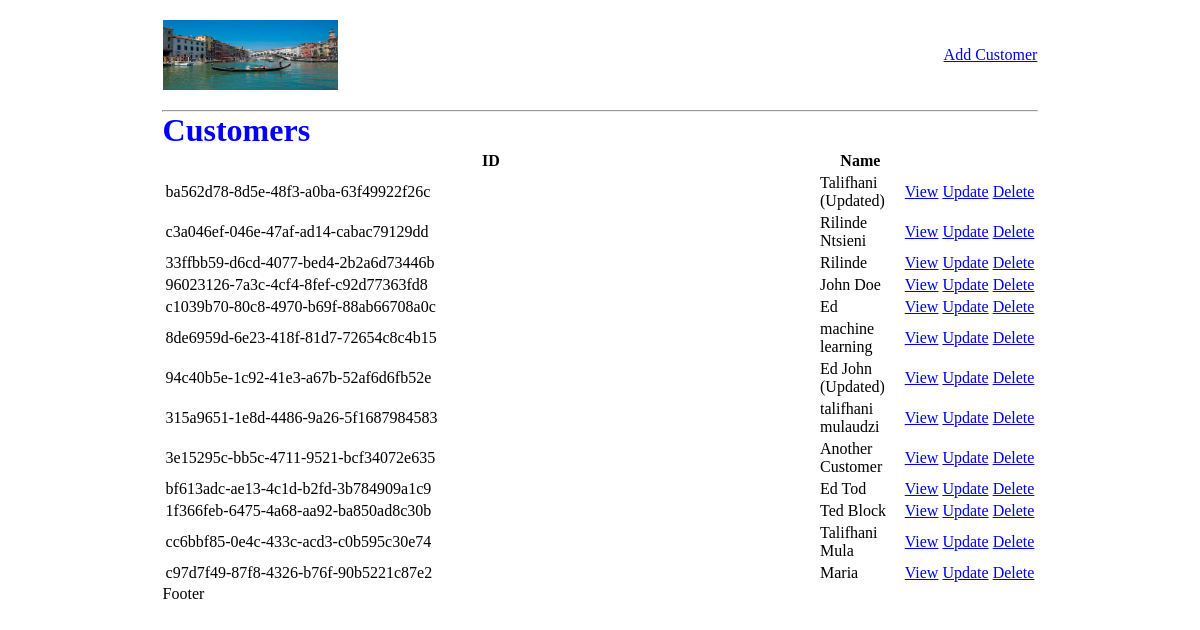
/customers/, run on an earlier commit of the app's database.
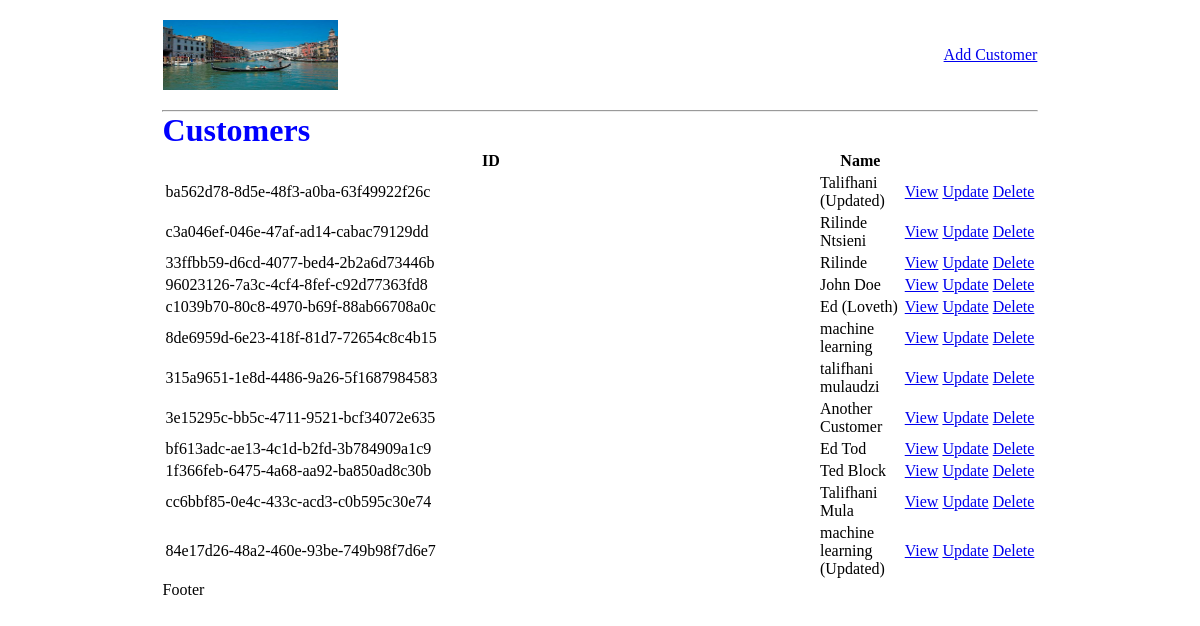
And on a later commit of the database.
### timetestapp/models.py (models this page shows, shortened)
class Customer(models.Model):
    id = models.UUIDField(primary_key=True, editable=False, unique=True, default=uuid.uuid4)
    name = models.CharField(max_length=200)
    image = models.ImageField(null=True, blank=True)
    role = models.TextField(blank=True, null=True)
    story = models.TextField(blank=True, null=True)

### timetestapp/views.py (the view)
# urls.py: path('customers/', views.users, name='all-customers'),
def users(request):
    customers = Customer.objects.all()
    context = {'customers':customers}
    return render(request, 'customers.html', context)

### timetestapp/templates/customers.html (shortened to what this page needs)
<!DOCTYPE html>
<html lang="en">
  <head>
  </head>
  <body>
    {% extends 'home.html' %} {% block cont %}
    <h1>Customers</h1>
    <table>
      <tr>
        <th>ID</th>
        <th>Name</th>
        <th></th>
        <th></th>
        <th></th>
      </tr>
      {% for customer in customers %}
      <tr>
        <td>{{customer.id}}</td>
        <td>{{customer.name}}</td>
        <td><a href="{% url 'customer' customer.id %}">View</a></td>
        <td><a href="{% url 'update-customer' customer.id %}">Update</a></td>
        <td><a href="{% url 'delete-customer' customer.id %}">Delete</a></td>
      </tr>
      {% endfor %}
    </table>
    {% endblock cont %}

### timetestapp/templates/home.html (shortened to what this page needs)
{% load static %}
<!DOCTYPE html>
<html lang="en">
  <head>
    <link rel="stylesheet" href="{% static 'css/main.css' %}" />
  </head>
  <body>
    <div class="heading">
      <img
        src="{% static 'img/1.jpeg' %}"
        alt=""
        srcset=""
        width="50px"
        height="70px"
      />
      <a href="{% url 'add-customer' %}">Add Customer</a>
    </div>
    <hr />
    {% block cont %} {% endblock cont %}
    <footer>Footer</footer>
  </body>
</html>

### static/css/main.css (style rules this page uses)
* { margin: 0; width: 90%; max-width: 1100px; margin: auto; }
h1 { color: blue; }
.heading { display: flex; justify-content: space-between; align-items: center; padding: 20px 0px; }
.heading img { flex: 1; }
.heading a { text-align: end; margin: 0px; flex: 4; }

What changed in the data, as far as the page shows it:
removed Customer: id "94c40b5e-1c92-41e3-a67b-52af6d6fb52e", name "Ed John (Updated)"
removed Customer: id "c97d7f49-87f8-4326-b76f-90b5221c87e2", name "Maria"
changed Customer "c1039b70-80c8-4970-b69f-88ab66708a0c": name "Ed" → "Ed (Loveth)"
added Customer: id "84e17d26-48a2-460e-93be-749b98f7d6e7", name "machine learning (Updated)"
